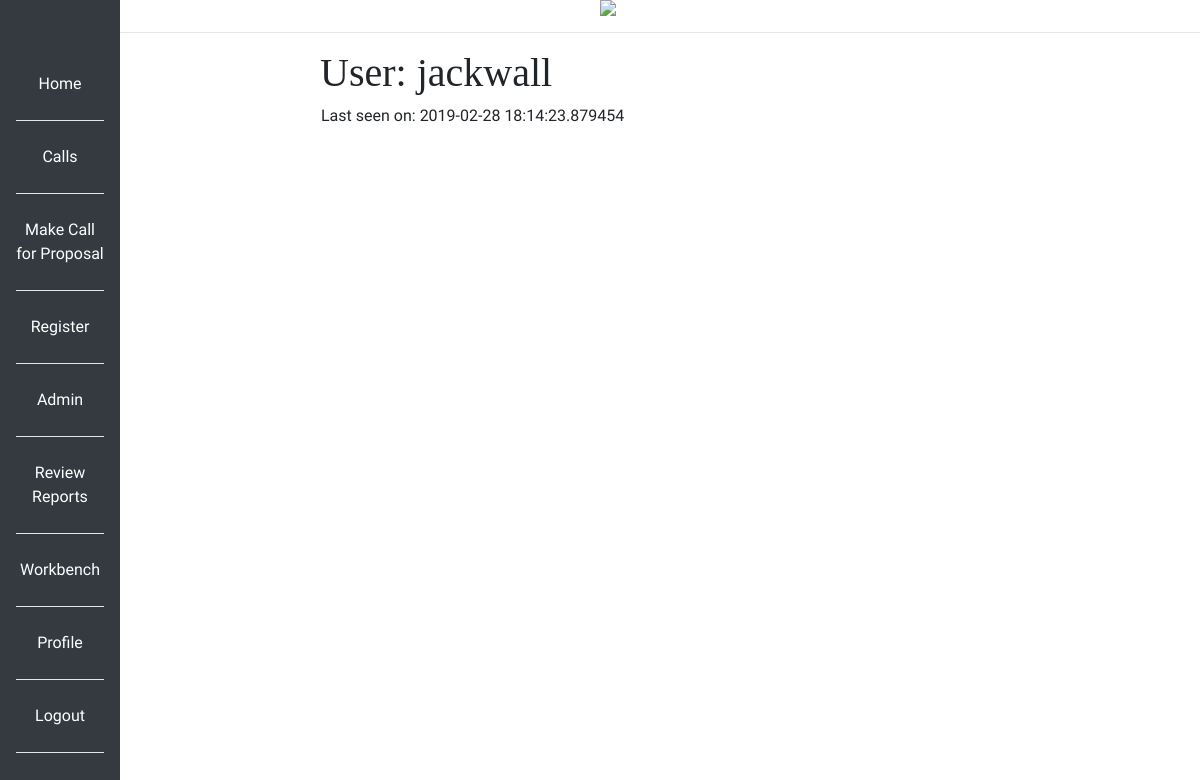
Page /profile/jackwall (signed in) on the earlier database version.
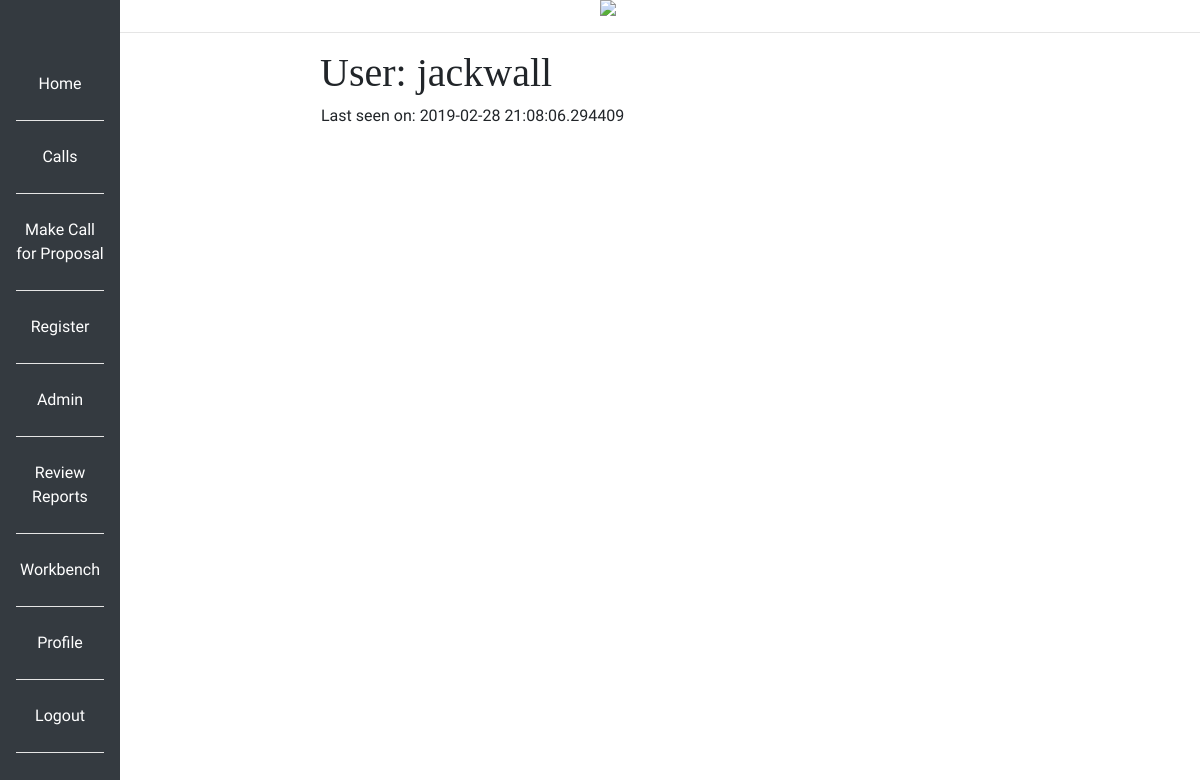
Same page on the later database version.
### app/models.py (models this page shows, shortened)
class User(db.Model, UserMixin):
    id = db.Column(db.Integer, primary_key=True)
    username = db.Column(db.String(64), index=True, unique=True)
    email = db.Column(db.String(120), index=True, unique=True)
    password_hash = db.Column(db.String(128))
    access = db.Column(db.Integer)
    proposals = db.relationship('Proposal', backref='author', lazy='dynamic')
    education_info = db.relationship("EducationInfo", backref="author", lazy="dynamic")
    employment = db.relationship("Employment", backref="author", lazy="dynamic")
    professional_studies = db.relationship("ProfessionalStudies", backref="author", lazy="dynamic")
    distinctions_and_awards = db.relationship("DistinctionsAndAwards", backref="author", lazy="dynamic")
    funding_diversification = db.relationship("FundingDiversification", backref="author", lazy="dynamic")
    team_members = db.relationship("TeamMembers", backref="author", lazy="dynamic")
    impacts = db.relationship("Impacts", backref="author", lazy="dynamic")
    innovations = db.relationship("Innovation",backref="author", lazy="dynamic")
    publications = db.relationship("Publication", backref="author", lazy="dynamic")
    presentations = db.relationship("Presentation", backref="author", lazy="dynamic")
    academic_collabs = db.relationship("AcademicCollabs", backref="author", lazy="dynamic")
    non_academic_collabs = db.relationship("NonAcademicCollabs", backref="author",lazy="dynamic")
    conferences = db.relationship("Conference", backref="author", lazy="dynamic")
    communications = db.relationship("Communications",backref="author",lazy="dynamic")
    funding_ratio = db.relationship("FundingRatio", backref="author",lazy="dynamic")
    public_engagement = db.relationship("PublicEngagement", backref="author",lazy="dynamic")
    about_me = db.Column(db.String(140))
    last_seen = db.Column(db.DateTime, default=datetime.utcnow())
    def is_admin(self):
        return self.access == 2

### app/routes.py (the view)
@app.route('/profile/<username>')
@login_required
def profile(username):
    user = User.query.filter_by(username=username).first_or_404()
    proposals = Proposal.query.filter_by(user_id=user.id)
    return render_template('profile.html', user=user, img=svg, proposals=proposals)

### app/models.py (called while the page is built)
@login.user_loader
def load_user(id):
    return User.query.get(int(id))

### app/routes.py (called while the page is built)
@app.before_request
def before_request():
    if current_user.is_authenticated:
        current_user.last_seen = datetime.utcnow()
        db.session.commit()

### app/templates/profile.html (shortened to what this page needs)
{% extends "base.html" %}
{% block content %}
<main>
    <h1>User: {{  user.username }}</h1>
    <table>
        <tr valign=""top>
            <td>
                {% if user.last_seen %}<p>Last seen on: {{ user.last_seen }}</p>{%  endif %}
            </td>
        </tr>
    </table>
</main>
{% endblock %}

Differences in the rows shown:
changed User "jackwall": last_seen "2019-02-28 18:14:23.879454" → "2019-02-28 21:08:06.294409"
